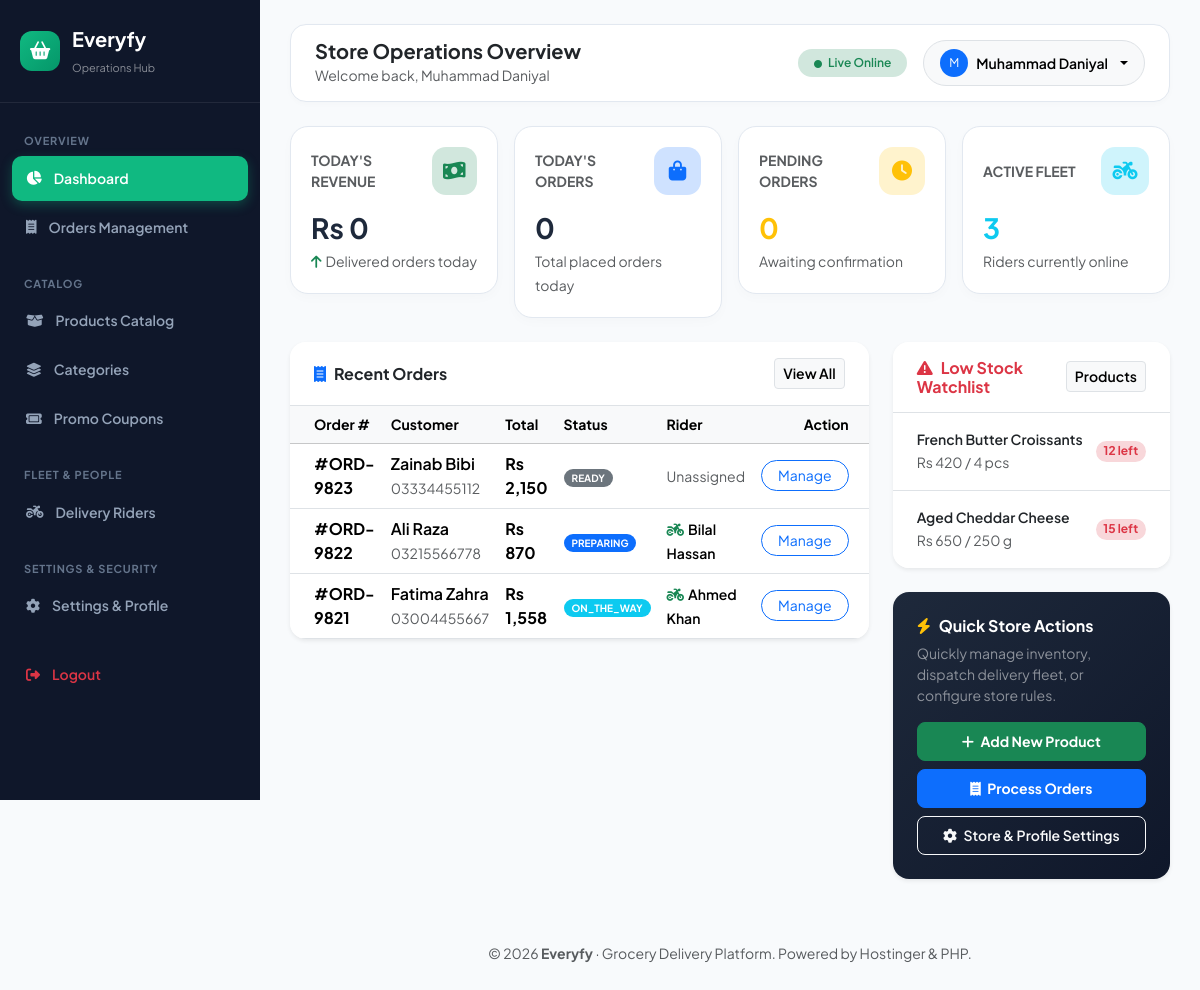
Before: /backend/admin/index.php (signed in) with the older database file.
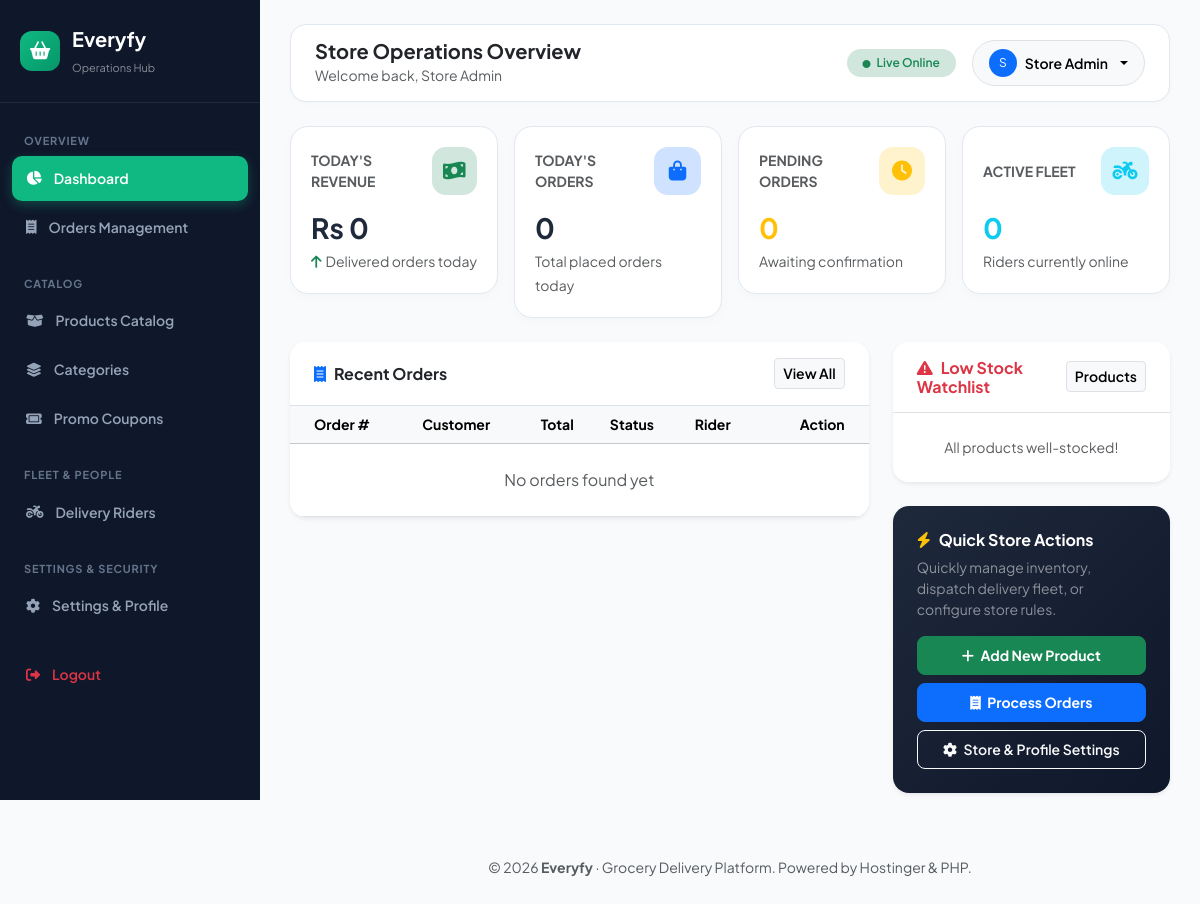
After: the same page with the newer database file.
### tables this page shows
CREATE TABLE IF NOT EXISTS `orders` (
  `id` INT AUTO_INCREMENT PRIMARY KEY,
  `order_number` VARCHAR(30) NOT NULL UNIQUE,
  `user_id` INT NULL,
  `customer_name` VARCHAR(100) NULL,
  `customer_phone` VARCHAR(25) NULL,
  `address_id` INT NULL,
  `delivery_boy_id` INT NULL,
  `order_type` ENUM('delivery', 'pickup') DEFAULT 'delivery',
  `subtotal` DECIMAL(10, 2) NOT NULL,
  `delivery_fee` DECIMAL(10, 2) DEFAULT 0.00,
  `discount` DECIMAL(10, 2) DEFAULT 0.00,
  `total_amount` DECIMAL(10, 2) NOT NULL,
  `payment_method` ENUM('cod', 'card', 'wallet') DEFAULT 'cod',
  `payment_status` ENUM('pending', 'paid', 'failed') DEFAULT 'pending',
  `order_status` ENUM('placed', 'confirmed', 'preparing', 'ready', 'picked_up', 'on_the_way', 'delivered', 'cancelled') DEFAULT 'placed',
  `coupon_code` VARCHAR(30) NULL,
  `notes` TEXT NULL,
  `address_text` TEXT NOT NULL,
  `distance_km` DECIMAL(5, 2) DEFAULT 3.2,
  `rider_earning` DECIMAL(10, 2) DEFAULT 120.00,
  `created_at` TIMESTAMP DEFAULT CURRENT_TIMESTAMP,
  `updated_at` TIMESTAMP DEFAULT CURRENT_TIMESTAMP ON UPDATE CURRENT_TIMESTAMP,
  FOREIGN KEY (`delivery_boy_id`) REFERENCES `delivery_boys`(`id`) ON DELETE SET NULL
);

CREATE TABLE IF NOT EXISTS `delivery_boys` (
  `id` INT AUTO_INCREMENT PRIMARY KEY,
  `name` VARCHAR(100) NOT NULL,
  `phone` VARCHAR(25) NOT NULL UNIQUE,
  `email` VARCHAR(120) NULL UNIQUE,
  `password` VARCHAR(255) NOT NULL,
  `cnic` VARCHAR(30) NULL,
  `vehicle_type` VARCHAR(50) DEFAULT 'Motorcycle',
  `vehicle_number` VARCHAR(50) DEFAULT 'LEB-4921',
  `profile_image` VARCHAR(255) NULL,
  `rating` DECIMAL(3, 2) DEFAULT 5.00,
  `is_online` TINYINT(1) DEFAULT 1,
  `is_active` TINYINT(1) DEFAULT 1,
  `current_lat` DECIMAL(10, 7) DEFAULT 31.5204,
  `current_lng` DECIMAL(10, 7) DEFAULT 74.3587,
  `total_deliveries` INT DEFAULT 0,
  `auth_token` VARCHAR(255) NULL,
  `created_at` TIMESTAMP DEFAULT CURRENT_TIMESTAMP,
  INDEX `idx_riders_phone` (`phone`),
  INDEX `idx_riders_email` (`email`)
);

CREATE TABLE IF NOT EXISTS `products` (
  `id` INT AUTO_INCREMENT PRIMARY KEY,
  `category_id` INT NOT NULL,
  `name` VARCHAR(150) NOT NULL,
  `description` TEXT NULL,
  `image` VARCHAR(255) NOT NULL,
  `price` DECIMAL(10, 2) NOT NULL,
  `discount_price` DECIMAL(10, 2) NULL,
  `unit` VARCHAR(50) NOT NULL DEFAULT '1 kg',
  `stock_qty` INT NOT NULL DEFAULT 50,
  `is_featured` TINYINT(1) DEFAULT 0,
  `is_available` TINYINT(1) DEFAULT 1,
  `created_at` TIMESTAMP DEFAULT CURRENT_TIMESTAMP,
  `updated_at` TIMESTAMP DEFAULT CURRENT_TIMESTAMP ON UPDATE CURRENT_TIMESTAMP,
  FOREIGN KEY (`category_id`) REFERENCES `categories`(`id`) ON DELETE CASCADE
);

### backend/admin/index.php (the view, shortened to what the changed rows need)
<?php
$pageHeading = 'Store Operations Overview';
require_once __DIR__ . '/includes/header.php';
$pdo = Database::getConnection();
$activeRidersCount = 0;
$recentOrders = [];
$lowStock = [];
if ($pdo) {
    try {
        $activeRidersCount = (int)$pdo->query("SELECT COUNT(*) FROM delivery_boys WHERE is_online = 1 AND is_active = 1")->fetchColumn();
        $stmt = $pdo->query("SELECT o.*, d.name as rider_name FROM orders o LEFT JOIN delivery_boys d ON d.id = o.delivery_boy_id ORDER BY o.id DESC LIMIT 8");
        $recentOrders = $stmt->fetchAll();
        $stmt = $pdo->query("SELECT id, name, stock_qty, unit, price FROM products WHERE stock_qty <= 15 ORDER BY stock_qty ASC LIMIT 5");
        $lowStock = $stmt->fetchAll();
    } catch (Exception $e) {}
}
?>
<div class="row g-3 mb-4">
    <div class="col-xl-3 col-sm-6">
        <div class="stat-card">
            <div class="d-flex align-items-center justify-content-between mb-3">
                <span class="text-muted fw-bold small text-uppercase">Active Fleet</span>
                <div class="stat-icon-wrapper bg-info-subtle text-info">
                </div>
            </div>
            <h3 class="fw-bold mb-1 text-info"><?= $activeRidersCount ?></h3>
            <span class="small text-muted">Riders currently online</span>
        </div>
    </div>
</div>
<div class="row g-4">
    <div class="col-xl-8">
        <div class="card border-0 shadow-sm rounded-4 overflow-hidden">
            <div class="table-responsive">
                <table class="table table-hover align-middle mb-0">
                    <thead class="table-light">
                        <tr class="small text-muted">
                            <th class="ps-4">Order #</th>
                            <th>Customer</th>
                            <th>Total</th>
                            <th>Status</th>
                            <th>Rider</th>
                            <th class="text-end pe-4">Action</th>
                        </tr>
                    </thead>
                    <tbody>
                        <?php if (empty($recentOrders)): ?>
                            <tr><td colspan="6" class="text-center py-4 text-muted">No orders found yet</td></tr>
                        <?php else: ?>
                            <?php foreach ($recentOrders as $ro): ?>
                                <?php
                                    $badgeClass = 'bg-secondary';
                                    if ($ro['order_status'] === 'placed') $badgeClass = 'bg-warning text-dark';
                                    elseif ($ro['order_status'] === 'confirmed') $badgeClass = 'bg-info text-dark';
                                    elseif ($ro['order_status'] === 'preparing') $badgeClass = 'bg-primary';
                                    elseif ($ro['order_status'] === 'on_the_way') $badgeClass = 'bg-info text-white';
                                    elseif ($ro['order_status'] === 'delivered') $badgeClass = 'bg-success';
                                    elseif ($ro['order_status'] === 'cancelled') $badgeClass = 'bg-danger';
                                ?>
                                <tr>
                                    <td class="ps-4 fw-bold">#<?= htmlspecialchars($ro['order_number']) ?></td>
                                    <td>
                                        <div class="fw-semibold"><?= htmlspecialchars($ro['customer_name'] ?: 'Customer') ?></div>
                                        <small class="text-muted"><?= htmlspecialchars($ro['customer_phone'] ?: '') ?></small>
                                    </td>
                                    <td class="fw-bold">Rs <?= number_format($ro['total_amount']) ?></td>
                                    <td><span class="badge <?= $badgeClass ?> rounded-pill text-uppercase px-2 py-1" style="font-size: 10px;"><?= $ro['order_status'] ?></span></td>
                                    <td>
                                        <?php if ($ro['rider_name']): ?>
                                            <span class="small fw-semibold"><i class="fa-solid fa-motorcycle text-success me-1"></i><?= htmlspecialchars($ro['rider_name']) ?></span>
                                        <?php else: ?>
                                            <span class="text-muted small">Unassigned</span>
                                        <?php endif; ?>
                                    </td>
                                    <td class="text-end pe-4">
                                        <a href="orders.php?search=<?= urlencode($ro['order_number']) ?>" class="btn btn-sm btn-outline-primary rounded-pill px-3">Manage</a>
                                    </td>
                                </tr>
                            <?php endforeach; ?>
                        <?php endif; ?>
                    </tbody>
                </table>
            </div>
        </div>
    </div>
    <div class="col-xl-4">
        <div class="card border-0 shadow-sm rounded-4 overflow-hidden mb-4">
            <div class="card-body p-0">
                <ul class="list-group list-group-flush">
                    <?php if (empty($lowStock)): ?>
                        <li class="list-group-item text-center py-4 text-muted small">All products well-stocked!</li>
                    <?php else: ?>
                        <?php foreach ($lowStock as $ls): ?>
                            <li class="list-group-item px-4 py-3 d-flex justify-content-between align-items-center">
                                <div>
                                    <div class="fw-semibold small"><?= htmlspecialchars($ls['name']) ?></div>
                                    <small class="text-muted">Rs <?= number_format($ls['price']) ?> / <?= htmlspecialchars($ls['unit']) ?></small>
                                </div>
                                <span class="badge bg-danger-subtle text-danger rounded-pill fw-bold">
                                    <?= $ls['stock_qty'] ?> left
                                </span>
                            </li>
                        <?php endforeach; ?>
                    <?php endif; ?>
                </ul>
            </div>
        </div>
    </div>
</div>
<?php require_once __DIR__ . '/includes/footer.php'; ?>

### backend/admin/includes/header.php (shortened to what the changed rows need)
<?php
$adminName = $_SESSION['admin_name'] ?? 'Super Admin';
?>
<!DOCTYPE html>
<html lang="en">
<head>
    <link href="https://cdn.jsdelivr.net/npm/bootstrap@5.3.2/dist/css/bootstrap.min.css" rel="stylesheet">
    <link rel="stylesheet" href="https://cdnjs.cloudflare.com/ajax/libs/font-awesome/6.5.1/css/all.min.css">
</head>
<body>
<main class="admin-main">
    <header class="admin-topbar">
        <div>
            <h5 class="fw-bold mb-0 text-dark"><?= isset($pageHeading) ? htmlspecialchars($pageHeading) : 'Store Dashboard' ?></h5>
            <small class="text-muted">Welcome back, <?= htmlspecialchars($adminName) ?></small>
        </div>
        <div class="d-flex align-items-center gap-3">
            <div class="dropdown">
                <button class="btn btn-light rounded-pill px-3 py-2 border d-flex align-items-center gap-2 dropdown-toggle" type="button" data-bs-toggle="dropdown" aria-expanded="false">
                    <div class="bg-primary text-white rounded-circle d-flex align-items-center justify-content-center" style="width: 28px; height: 28px; font-size: 12px;">
                        <?= strtoupper(substr($adminName, 0, 1)) ?>
                    </div>
                    <span class="small fw-semibold"><?= htmlspecialchars($adminName) ?></span>
                </button>
            </div>
        </div>
    </header>

Changed rows visible on the page:
removed orders: order_number "ORD-9823", customer_name "Zainab Bibi", customer_phone "03334455112", total_amount "2,150", order_status "READY", shows "Unassigned"
removed orders: order_number "ORD-9822", customer_name "Ali Raza", customer_phone "03215566778", total_amount "870", order_status "PREPARING", delivery_boy.name "Bilal Hassan"
removed orders: order_number "ORD-9821", customer_name "Fatima Zahra", customer_phone "03004455667", total_amount "1,558", order_status "ON_THE_WAY", delivery_boy.name "Ahmed Khan"
no longer on this page (row edited): products: name "French Butter Croissants", price "420", unit "4 pcs", stock_qty "12"
no longer on this page (row edited): products: name "Aged Cheddar Cheese", price "650", unit "250 g", stock_qty "15"
Other visible differences:
$adminName: "Muhammad Daniyal" → "Store Admin"
substr($adminName, 0, 1): "M" → "S"
$activeRidersCount: "3" → "0"
text now shown: "No orders found yet All products well-stocked!"
